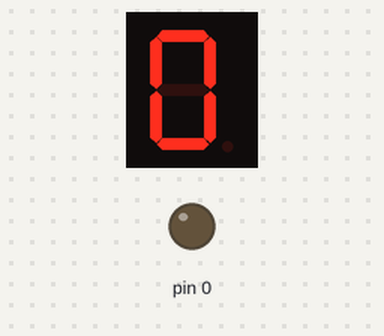
Bench run of a sketch on a simulated Arduino Uno, built with avr-gcc and run on an emulated ATmega328P. Parts: 1-digit seven-segment display, output pins drawn as LEDs (lit = HIGH). Wiring (inferred from the names in the program): 1-digit 7-segment display, segments lit when HIGH: segments pin 1, pin 7, pin 5, pin 4, pin 3, pin 2, pin 6. The segment pins are drawn as the display they are named for; pins used as bus, display or sensor lines are not drawn.

Above: at 0.1 s.
At 5.1 s:
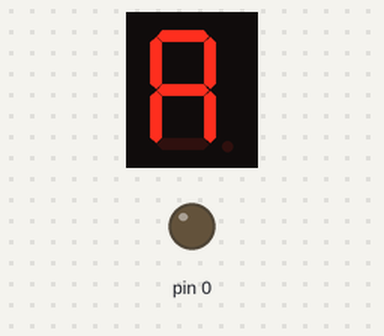
At 6.1 s:
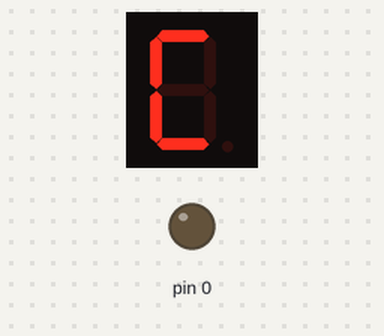
At 7.6 s:
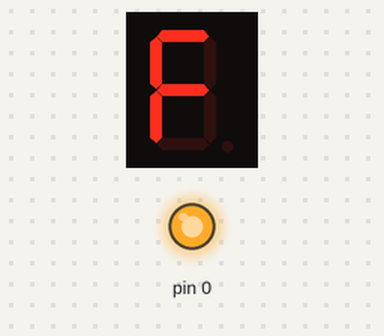
Timing chart, 0 to 40.0 s (numbered marks = the images above):
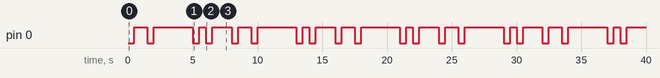

The sketch:

7seg.ino
```cpp
// Code for HackSpace magazine
// Displays hexadecimal numbers on a seven segment display

// DISPLAY ORDER: a,b,c,d,e,f,g
const byte segPin[7] = {1, 7, 5, 4, 3, 2, 6};

// Characters 0,1,2,3,4,5,6,7,8,9,a,b,c,d,e,f
bool segNum[16][7] = {
  {1, 1, 1, 1, 1, 1, 0}, {0, 1, 1, 0, 0, 0, 0},
  {1, 1, 0, 1, 1, 0, 1}, {1, 1, 1, 1, 0, 0, 1},
  {0, 1, 1, 0, 0, 1, 1}, {1, 0, 1, 1, 0, 1, 1},
  {1, 0, 1, 1, 1, 1, 1}, {1, 1, 1, 0, 0, 0, 0},
  {1, 1, 1, 1, 1, 1, 1}, {1, 1, 1, 1, 0, 1, 1},
  {1, 1, 1, 0, 1, 1, 1}, {0, 0, 1, 1, 1, 1, 1},
  {1, 0, 0, 1, 1, 1, 0}, {0, 1, 1, 1, 1, 0, 1},
  {1, 0, 0, 1, 1, 1, 1}, {1, 0, 0, 0, 1, 1, 1},
};


// useful for testing
//bool segNum[10][7]={
//{1,0,0,0,0,0,0}, {0,1,0,0,0,0,0},
//{0,0,1,0,0,0,0}, {0,0,0,1,0,0,0},
//{0,0,0,0,1,0,0}, {0,0,0,0,0,1,0},
//{0,0,0,0,0,0,1}, {0,0,0,0,0,0,0},
//{1,1,1,1,1,1,1}, {0,0,0,0,0,0,0},
//};

// run automatically
void setup() {
  for (int i = 0; i < 8; i++) {
    pinMode(segPin[i], OUTPUT);
  }
}


// Function to display a character
void displayNum (int number) {
  if (number <= 15) {
    for (int i = 0; i < 8; i++) {
      if (segNum[number][i]) {
        digitalWrite(segPin[i], HIGH);
      } else {
        digitalWrite(segPin[i], LOW);
      }
    }
  }
}


void loop() {
  for (int i = 0; i <= 15; i++) {
    displayNum(i);
    delay(500);
  }

}
```

Measured:
- by itself, pin 0: repeats every 8.0 s: LOW 0.50 s, HIGH 3.0 s, LOW 0.50 s, HIGH 0.50 s, LOW 0.50 s, HIGH 1.5 s, LOW 0.50 s, HIGH 1.0 s
- by itself, everything shown: repeats every 8.0 s, in 16 steps
- what the display in image 1 shows lasts 0.5 s, from 5.0 s to 5.5 s
